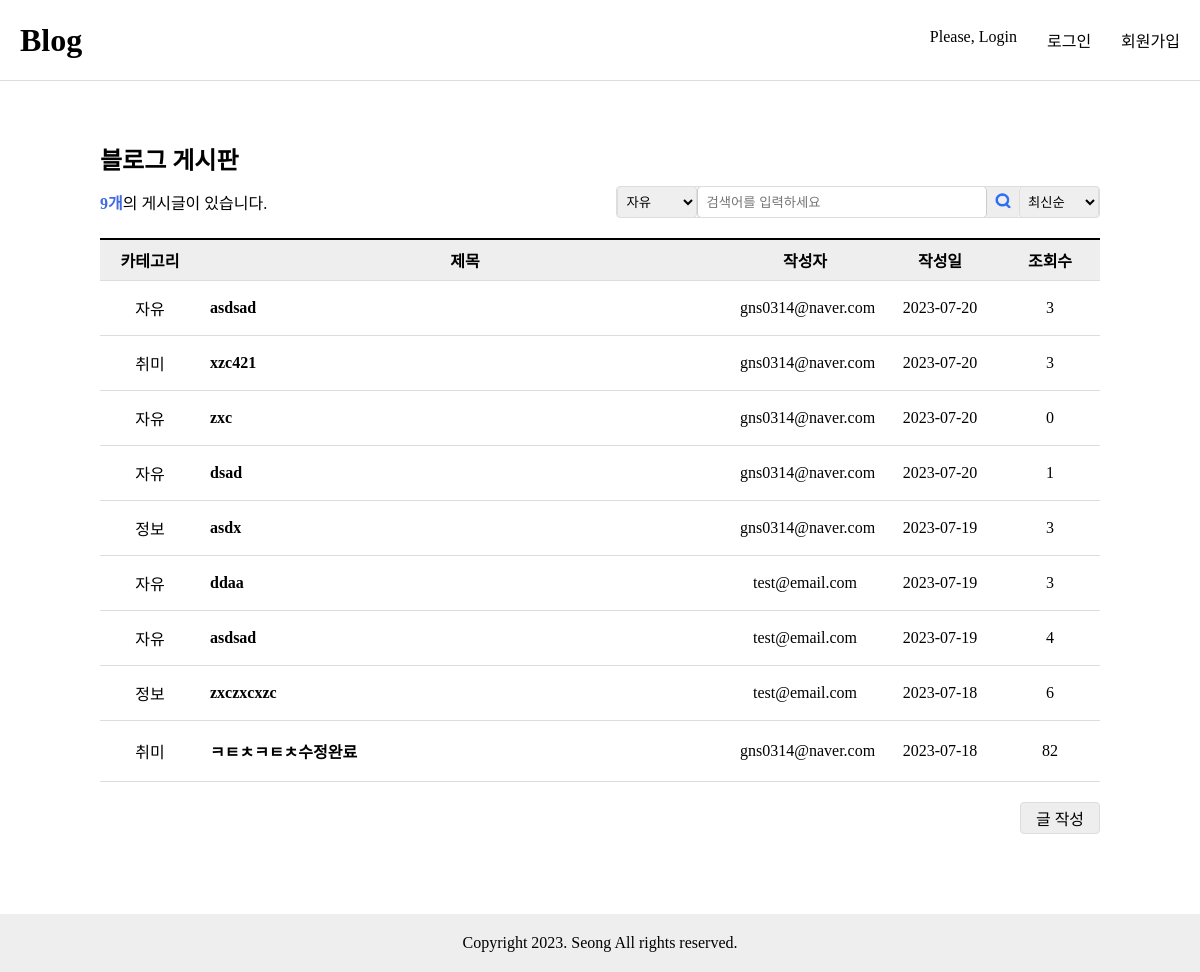
Screenshot of /blog/ with the database file from the repository.
### blog/models.py (models this page shows, shortened)
class Post(models.Model):
    title = models.CharField(max_length=30)
    content = models.TextField()
    writer = models.ForeignKey(User, on_delete=models.CASCADE)
    category = models.CharField(max_length=30, choices= category_select, default='자유')
    created_at = models.DateTimeField(auto_now_add=True)
    updated_at = models.DateTimeField(auto_now=True)
    is_deleted = models.BooleanField(default=False)
    hit = models.PositiveBigIntegerField(default=0)

### user/models.py (models this page shows)
class User(AbstractUser):
    username = None
    email = models.EmailField(unique=True, max_length=255)
    name = models.CharField(max_length=50, null=True, blank=True)
    is_staff = models.BooleanField(default=False)
    is_superuser = models.BooleanField(default=False)
    is_active = models.BooleanField(default=True)
    last_login = models.DateTimeField(null=True, blank=True)
    date_joined = models.DateTimeField(auto_now_add=True)
    USERNAME_FIELD = 'email'
    EMAIL_FIELD = 'email'
    REQUIRED_FIELDS = []
    objects = UserManager()

### blog/views.py (the view)
# urls.py: path("", views.Index.as_view(), name='list'),
class Index(View):
    def get(self, request):
        post_objs = Post.objects.all().order_by('-created_at')
        cnt = Post.objects.count()
        context = {
            'posts': post_objs,
            'cnt': cnt
        }
        return render(request, 'blog/post_list.html', context)

### blog/templates/blog/post_list.html (shortened to what this page needs)
{% extends 'base.html' %}
{% load static %}
{% block content %}
<div class="main">
    <h2 class="main-title">블로그 게시판</h2>
    {% if posts %}
    <div class="board-top">
        <p class="main-desc"><strong>{{ cnt }}개</strong>의 게시글이 있습니다.</p>
        <div>
            <form action="{% url 'blog:search' %}" method="GET" class="search-form">
                <select name="category" id="category">
                    <option value="자유">자유</option>
                </select>
                <input id="search" type="text" name="search_word" placeholder="검색어를 입력하세요">
                <button type="submit"><img src="{% static 'img/icon-search.png' %}" alt="검색"></button>
                <select name="sort" id="sort">
                    <option value="latest" {% if sort_by == 'latest' %}selected{% endif %}>최신순</option>
                </select>
            </form>
        </div>
    </div>
    <table class="table list">
        <colgroup>
            <col style="width: 100px" />
            <col />
            <col style="width: 150px" />
            <col style="width: 120px" />
            <col style="width: 100px" />
        </colgroup>
        <thead>
            <tr>
                <th>카테고리</th>
                <th>제목</th>
                <th>작성자</th>
                <th>작성일</th>
                <th>조회수</th>
            </tr>
        </thead>
        <tbody>
            {% for post in posts %}
            <tr>
                <td>{{ post.category }}</td>
                <td><a href="{% url 'blog:detail' pk=post.pk %}" >{{ post.title }}</a></td>
                <td>{{ post.writer }}</td>
                <td>{{ post.created_at|date:"Y-m-d" }}</td>
                <td>{{ post.hit }}</td>
            </tr>
            {% endfor %}
        </tbody>
    </table>
    {% else %}
    <p>작성된 게시물이 없습니다.</p>
    {% endif %}
    <div class="btn-group">
        <form action="{% url 'blog:write' %}" method="get">
            <button type="submit" class="btn">글 작성</button>
        </form>
    </div>
</div>
    {% endblock %}

### static/css/table.css (style rules this page uses)
.table { border-spacing: 0; border-collapse: collapse; table-layout: fixed; border-top: 2px solid black; border-bottom: 1px solid #ddd; width: 1000px; margin: auto; }
.table th { background-color: #eee; padding: 8px; border-bottom: 1px solid #ddd; }
.table td { padding: 10px; border-top: 1px solid #ddd; }
.table a { display: block; text-align: left; padding: 8px 0; font-weight: bold; overflow: hidden; white-space: nowrap; text-overflow: ellipsis; }

### static/css/common.css (style rules this page uses)
body, h1, h2, p, fieldset, ul { padding: 0; margin: 0; }
a { text-decoration: none; color: inherit; }
input, textarea, select { box-sizing: border-box; }
select:enabled, button:enabled { cursor: pointer; }
body { min-width: 1000px; display: flex; flex-direction: column; min-height: 100vh; }
.main { flex-grow: 1; width: 1000px; margin: auto; }
[type="text"], [type="password"], [type="email"] { width: 290px; height: 32px; border: 1px solid #ccc; border-radius: 4px; padding: 0 8px; }
.main-title { margin: 60px 0 10px 0; }
.main-desc { margin-bottom: 20px; }
.main-desc strong { color: royalblue; }
.btn-group { display: flex; gap: 10px; flex-direction: row-reverse; margin-top: 20px; text-align: right; }
.btn { background-color: #eee; width: 80px; height: 32px; border: 1px solid #ddd; border-radius: 4px; display: inline-flex; align-items: center; justify-content: center; box-sizing: border-box; font: inherit; }

### static/css/list.css (style rules this page uses)
.list.table { text-align: center; }
.board-top { display: flex; align-items: center; justify-content: space-between; margin-bottom: 20px; }
.board-top .main-desc { margin-bottom: 0; }
.board-top > div { display: flex; align-items: center; gap: 10px; }
.board-top select { height: 32px; border: 1px solid #ddd; border-radius: 4px; min-width: 80px; padding: 0 4px; }
.search-form { height: 32px; border: 1px solid #ddd; border-radius: 4px; overflow: hidden; display: flex; align-items: center; box-sizing: border-box; }
.search-form input[type="search"], .search-form button { border: 0; height: 100%; }
.search-form button { background: #eee; }
.search-form button img { height: 70%; }

### rows the page displays
Post: category "자유", title "asdsad", writer "gns0314@naver.com", created_at "2023-07-20", hit "3"
Post: category "취미", title "xzc421", writer "gns0314@naver.com", created_at "2023-07-20", hit "3"
Post: category "자유", title "zxc", writer "gns0314@naver.com", created_at "2023-07-20", hit "0"
Post: category "자유", title "dsad", writer "gns0314@naver.com", created_at "2023-07-20", hit "1"
Post: category "정보", title "asdx", writer "gns0314@naver.com", created_at "2023-07-19", hit "3"
Post: category "자유", title "ddaa", writer "test@email.com", created_at "2023-07-19", hit "3"
Post: category "자유", title "asdsad", writer "test@email.com", created_at "2023-07-19", hit "4"
Post: category "정보", title "zxczxcxzc", writer "test@email.com", created_at "2023-07-18", hit "6"
Post: category "취미", title "ㅋㅌㅊㅋㅌㅊ수정완료", writer "gns0314@naver.com", created_at "2023-07-18", hit "82"

### other values shown
{{ cnt }} "9"
